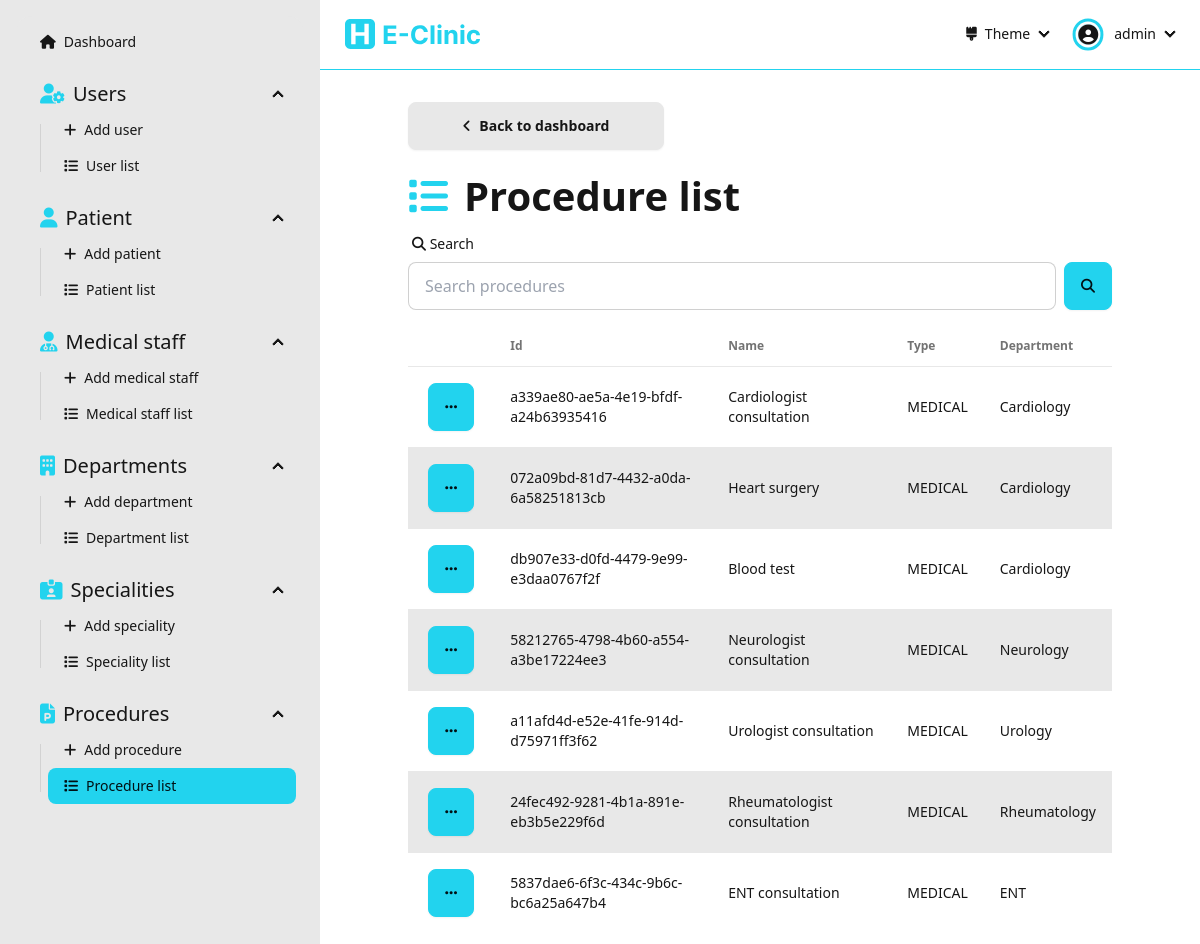
/dashboard/procedures/ (signed in), run on the app's committed database.
### Dashboard/models.py (models this page shows, shortened)
class Procedure(models.Model):
  id = models.UUIDField(primary_key=True, default=uuid.uuid4, editable=False)
  name = models.CharField(max_length=256, null=False, unique=True)
  department = models.ForeignKey('Department', on_delete=models.CASCADE, null=True, blank=True)
  type = models.CharField(max_length=20, choices=ProcedureType.choices, null=False)

class Department(models.Model):
  id = models.UUIDField(primary_key=True, default=uuid.uuid4, editable=False)
  name = models.CharField(max_length=256, null=False, unique=True)
  def __str__(self):
     return f"{self.name}"

### Dashboard/views/procedure.py (the view)
# urls.py: path('dashboard/procedures/', procedure.procedureList, name='procedure-list'),
@login_required(login_url='sign-in')
def procedureList(request: HttpRequest):
  form = SearchForm(request.GET)
  procedures = []
  if form.is_valid():
    search = form.cleaned_data['search']
    procedures = Procedure.objects.filter(
      Q(id__icontains=search) |
      Q(name__icontains=search)
    )
  else:
    procedures = Procedure.objects.all()
  context = { 'procedures': procedures, 'form': form }
  return render(request, 'pages/procedure/procedure-list.html', context=context)

### Dashboard/forms.py
class SearchForm(forms.Form):
  search  = forms.CharField(required=False)

### Dashboard/templates/pages/procedure/procedure-list.html (shortened to what this page needs)
{% extends "layouts/dashboard.html" %}
{% load static %}
{% load widget_tweaks %}
{% block dashboard_content %}
  <div class="flex flex-1 flex-col items-center pb-[5rem]">
    <div class="flex flex-1 flex-col max-w-[90%] lg:max-w-[80%] justify-start w-full">
      <div class="flex mb-[1rem]">
        <a class="btn btn-wide" href="{% url "dashboard" %}"><i class="fas fa-angle-left"></i>Back to dashboard</a>
      </div>
      <div class="text-[30pt] font-bold"><i class="fas fa-list text-primary mr-[1rem]"></i>Procedure list</div>
      <form action="" method="get" class="mb-[1rem]">
        <label class="form-control w-full">
          <div class="label">
            <span class="label-text"><i class="fas fa-search"></i> Search</span>
          </div>
          <div class="flex">
            {% render_field form.search placeholder="Search procedures" type="text" class+="input input-bordered w-full" %}
            <button class="btn btn-primary ml-[0.5rem]"><i class="fas fa-search"></i></button>
          </div>
        </label>
      </form>
      {% if procedures.count > 0 %}
      <div class="overflow-x-auto flex-1 flex items-start">
        <table class="table table-pin-rows table-pin-cols table-zebra">
          <thead>
            <tr>
              <td></td>
              <td>Id</td>
              <td>Name</td>
              <td>Type</td>
              <td>Department</td>
            </tr>
          </thead>
          <tbody>
            {% for procedure in procedures %}
              <tr>
                <td>
                  <div class="dropdown">
                    <div tabindex="0" role="button" class="btn btn-primary m-1"><i class="fas fa-ellipsis"></i></div>
                  </div>
                </td>
                <td>{{procedure.id}}</td>
                <td>{{procedure.name}}</td>
                <td>{{procedure.type}}</td>
                <td>{{procedure.department}}</td>
              </tr>
            {% endfor %}
          </tbody>
        </table>
      </div>
      {% else %}
        <div class="flex flex-1 flex-col justify-center items-center h-full w-full">
          <img class="h-[30%]" src="{% static "assets/empty-list.svg" %}" alt="empty-list">
          <div class="text-[20pt]">The list is empty</div>
        </div>
      {% endif %}
    </div>
  </div>
{% endblock dashboard_content %}

### Dashboard/templates/components/navbar-dashboard.html (shortened to what this page needs)
{% load static %}
<div class="navbar bg-base-100 border-b-primary border-b-[1px] mb-[2rem] sticky top-0 z-40">
  <div class="flex-1">
    <a class="btn btn-ghost hidden md:flex" href="/dashboard">
      <img class="h-full py-[0.5rem]" src="{% static "assets/e-clinic-logo-name.svg" %}" alt="e-clinic logo">
    </a>
  </div>
  <div class="flex-none">
    <ul class="menu menu-horizontal px-1">
      <li>
        <details>
          <summary>
            <i class="fas fa-brush"></i> Theme
          </summary>
        </details>
      </li>
      <li>
        <details>
          <summary>
            <div class="rounded-full mr-[0.5rem] ring ring-primary ring-offset-base-100 ring-offset-[0.15rem] flex justify-center items-center pt-[0.05rem]">
              <i class="fas fa-user-circle text-[15pt]"></i>
            </div>
            {{user}}
          </summary>
        </details>
      </li>
    </ul>
  </div>
</div>

### data on the page
Procedure: id "a339ae80-ae5a-4e19-bfdf-a24b63935416", name "Cardiologist consultation", type "MEDICAL", department "Cardiology"
Procedure: id "072a09bd-81d7-4432-a0da-6a58251813cb", name "Heart surgery", type "MEDICAL", department "Cardiology"
Procedure: id "db907e33-d0fd-4479-9e99-e3daa0767f2f", name "Blood test", type "MEDICAL", department "Cardiology"
Procedure: id "58212765-4798-4b60-a554-a3be17224ee3", name "Neurologist consultation", type "MEDICAL", department "Neurology"
Procedure: id "a11afd4d-e52e-41fe-914d-d75971ff3f62", name "Urologist consultation", type "MEDICAL", department "Urology"
Procedure: id "24fec492-9281-4b1a-891e-eb3b5e229f6d", name "Rheumatologist consultation", type "MEDICAL", department "Rheumatology"
Procedure: id "5837dae6-6f3c-434c-9b6c-bc6a25a647b4", name "ENT consultation", type "MEDICAL", department "ENT"

### other printed values
{{ user }} "admin"
